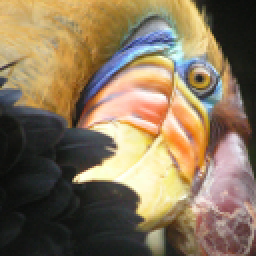
#> input picture subject6/bird_small.tiff, 128 x 128 px (shown 2 times larger)
$ python Kmean-ex6.py
#> lines starting #> are read from the running program, lines starting #| are printed output that depends on the picture
import numpy as np
import matplotlib.pyplot as plt

im_small = plt.imread('bird_small.tiff')
#> im_small is the input picture: shape (128, 128, 3); mean R, G, B 135.4, 117.4, 91.3
im_large = plt.imread('bird_large.tiff')
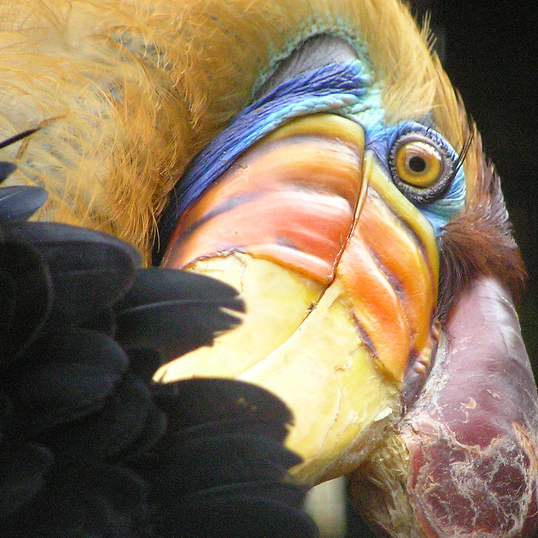
#> input picture subject6/bird_large.tiff, 538 x 538 px
#> im_large is the input picture: shape (538, 538, 3); mean R, G, B 135, 117.1, 91.2
k = 16
N = len(im_small)
#> N = 128
iy, ix = np.random.randint(0, N, k), np.random.randint(0, N, k)
#> iy = [44, 47, 117, 64, 67, 123, 67, 103, 9, 83, 21, 114, 36, 87, 70, 88]; ix = [88, 12, 58, 65, 102, 39, 87, 46, 88, 81, 37, 25, 77, 72, 9, 20]
means = im_small[iy, ix]
#> means = 16 rows, first 8: [209, 173, 146], [189, 155, 88], [38, 41, 41], [242, 231, 170], [202, 140, 45], [20, 23, 22], [253, 151, 54], [31, 35, 32]
flat_im = im_small.reshape(N**2, 3)
c = np.zeros(N**2)
#> c = 16384 values from 0 to 0
N_iter = 100
for i in range(N_iter):
    print(f'iter number: {i}')
    for pixel in range(N**2):
        c[pixel] = np.argmin(np.linalg.norm(flat_im[pixel] - means, axis=1))
    means_new = np.array([np.sum(flat_im[np.where(c == j)[0]], axis=0) / len(np.where(c == j)[0]) for j in range(k)])
    means_new[np.isnan(means_new)] = means[np.isnan(means_new)]
    means = np.copy(means_new)
#> after the loop, c = 16384 values, max 15 at index 2125, min 0 at index 1, mean 7.97

flat_im = im_large.reshape(len(im_large)**2, 3)
im_large_clusters = np.zeros(np.shape(flat_im))
for pixel in range(len(im_large)**2):
    im_large_clusters[pixel, :] = means[np.argmin(np.linalg.norm(flat_im[pixel] - means, axis=1)), :]
im_large_clusters = im_large_clusters.reshape(len(im_large), len(im_large), 3)
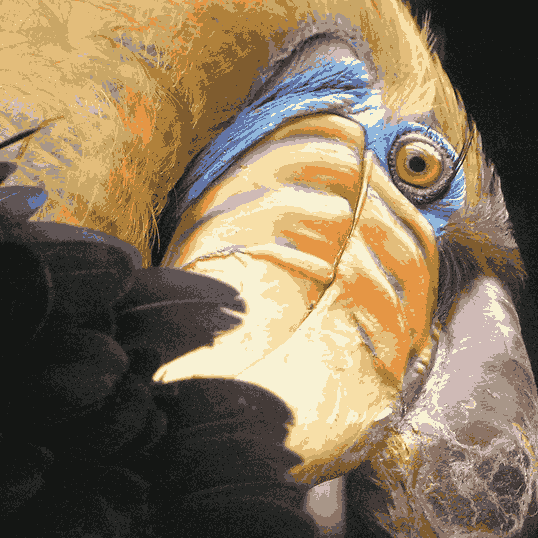
#> im_large_clusters: shape (538, 538, 3) float64; mean R, G, B 135.1, 117.3, 91.3

plt.subplot(1, 2, 1)
plt.imshow(im_large)
plt.title('original picture')
plt.subplot(1, 2, 2)
plt.imshow(im_large_clusters/255)
plt.title('clustered picture')
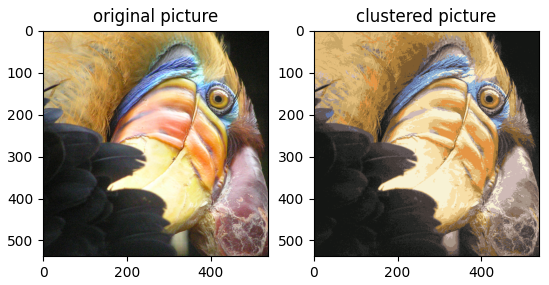
#> figure drawn by matplotlib, 2 panels
